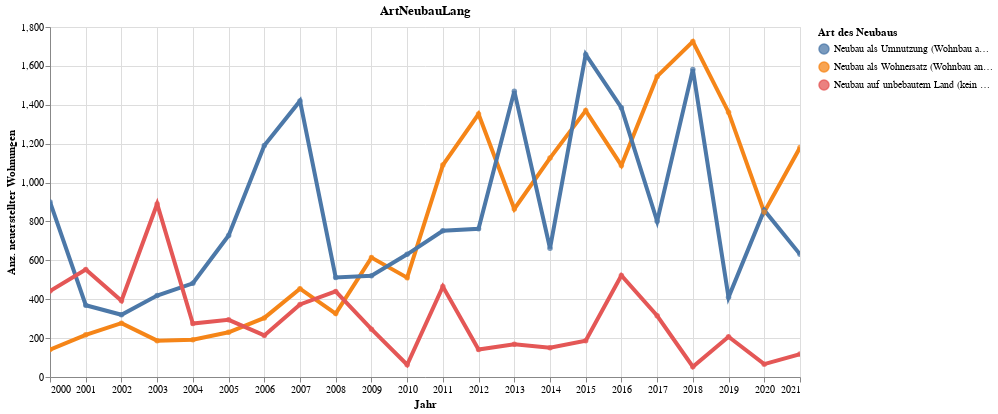

Notebook code for this chart:
### Code cell
highlight = alt.selection(type='single', on='mouseover',
                          fields=['ArtNeubauLang'], nearest=True)
#x='date:StichtagDatJahr',
base = alt.Chart(myAgg.reset_index(), title="ArtNeubauLang").encode(
    x=alt.X('Jahr', axis=alt.Axis(title='Jahr'))# , axis=alt.Axis(format='%', title='percentage')
    , y=alt.X('sum_AnzWhg', axis=alt.Axis(title='Anz. neuerstellter Wohnungen'))
    , color=alt.Color('ArtNeubauLang', legend=alt.Legend(title="Art des Neubaus", orient="right"))  
    ,tooltip=['Jahr', 'ArtNeubauLang','sum_AnzWhg']    
)
points = base.mark_circle().encode(
    opacity=alt.value(0.75)
).add_selection(
    highlight
).properties(
    width=750 , height=350
)
lines = base.mark_line().encode(
    size=alt.condition(~highlight, alt.value(0.5), alt.value(4))
).interactive()

lines + points

### Figure 1 — Vega-Lite specification as saved in the notebook (floating-point values rounded to 4 significant figures)
{"config": {"view": {"continuousWidth": 400, "continuousHeight": 300}}, "layer": [{"mark": "line", "encoding": {"color": {"type": "nominal", "field": "ArtNeubauLang", "legend": {"orient": "right", "title": "Art des Neubaus"}}, "size": {"condition": {"value": 0.5, "selection": {"not": "selector010"}}, "value": 4}, "tooltip": [{"type": "temporal", "field": "Jahr"}, {"type": "nominal", "field": "ArtNeubauLang"}, {"type": "quantitative", "field": "sum_AnzWhg"}], "x": {"type": "temporal", "axis": {"title": "Jahr"}, "field": "Jahr"}, "y": {"type": "quantitative", "axis": {"title": "Anz. neuerstellter Wohnungen"}, "field": "sum_AnzWhg"}}, "selection": {"selector011": {"type": "interval", "bind": "scales", "encodings": ["x", "y"]}}, "title": "ArtNeubauLang"}, {"mark": "circle", "encoding": {"color": {"type": "nominal", "field": "ArtNeubauLang", "legend": {"orient": "right", "title": "Art des Neubaus"}}, "opacity": {"value": 0.75}, "tooltip": [{"type": "temporal", "field": "Jahr"}, {"type": "nominal", "field": "ArtNeubauLang"}, {"type": "quantitative", "field": "sum_AnzWhg"}], "x": {"type": "temporal", "axis": {"title": "Jahr"}, "field": "Jahr"}, "y": {"type": "quantitative", "axis": {"title": "Anz. neuerstellter Wohnungen"}, "field": "sum_AnzWhg"}}, "height": 350, "selection": {"selector010": {"type": "single", "on": "mouseover", "fields": ["ArtNeubauLang"], "nearest": true}}, "title": "ArtNeubauLang", "width": 750}], "data": {"name": "data-7e1bc52947ffb7e41a536143718d84dd"}, "$schema": "https://vega.github.io/schema/vega-lite/v4.8.1.json", "datasets": {"data-7e1bc52947ffb7e41a536143718d84dd": [{"Jahr": "2000-01-01T00:00:00", "ArtNeubauSort": 1, "ArtNeubauLang": "Neubau als Wohnersatz (Wohnbau anstelle Wohnbau)", "sum_AnzWhg": 141}, {"Jahr": "2000-01-01T00:00:00", "ArtNeubauSort": 2, "ArtNeubauLang": "Neubau als Umnutzung (Wohnbau anstelle Nichtwohnbau)", "sum_AnzWhg": 900}, {"Jahr": "2000-01-01T00:00:00", "ArtNeubauSort": 3, "ArtNeubauLang": "Neubau auf unbebautem Land (kein Ersatzbau)", "sum_AnzWhg": 442}, {"Jahr": "2001-01-01T00:00:00", "ArtNeubauSort": 1, "ArtNeubauLang": "Neubau als Wohnersatz (Wohnbau anstelle Wohnbau)", "sum_AnzWhg": 217}, {"Jahr": "2001-01-01T00:00:00", "ArtNeubauSort": 2, "ArtNeubauLang": "Neubau als Umnutzung (Wohnbau anstelle Nichtwohnbau)", "sum_AnzWhg": 369}, {"Jahr": "2001-01-01T00:00:00", "ArtNeubauSort": 3, "ArtNeubauLang": "Neubau auf unbebautem Land (kein Ersatzbau)", "sum_AnzWhg": 553}, {"Jahr": "2002-01-01T00:00:00", "ArtNeubauSort": 1, "ArtNeubauLang": "Neubau als Wohnersatz (Wohnbau anstelle Wohnbau)", "sum_AnzWhg": 277}, {"Jahr": "2002-01-01T00:00:00", "ArtNeubauSort": 2, "ArtNeubauLang": "Neubau als Umnutzung (Wohnbau anstelle Nichtwohnbau)", "sum_AnzWhg": 320}, {"Jahr": "2002-01-01T00:00:00", "ArtNeubauSort": 3, "ArtNeubauLang": "Neubau auf unbebautem Land (kein Ersatzbau)", "sum_AnzWhg": 392}, {"Jahr": "2003-01-01T00:00:00", "ArtNeubauSort": 1, "ArtNeubauLang": "Neubau als Wohnersatz (Wohnbau anstelle Wohnbau)", "sum_AnzWhg": 187}, {"Jahr": "2003-01-01T00:00:00", "ArtNeubauSort": 2, "ArtNeubauLang": "Neubau als Umnutzung (Wohnbau anstelle Nichtwohnbau)", "sum_AnzWhg": 419}, {"Jahr": "2003-01-01T00:00:00", "ArtNeubauSort": 3, "ArtNeubauLang": "Neubau auf unbebautem Land (kein Ersatzbau)", "sum_AnzWhg": 890}, {"Jahr": "2004-01-01T00:00:00", "ArtNeubauSort": 1, "ArtNeubauLang": "Neubau als Wohnersatz (Wohnbau anstelle Wohnbau)", "sum_AnzWhg": 192}, {"Jahr": "2004-01-01T00:00:00", "ArtNeubauSort": 2, "ArtNeubauLang": "Neubau als Umnutzung (Wohnbau anstelle Nichtwohnbau)", "sum_AnzWhg": 482}, {"Jahr": "2004-01-01T00:00:00", "ArtNeubauSort": 3, "ArtNeubauLang": "Neubau auf unbebautem Land (kein Ersatzbau)", "sum_AnzWhg": 275}, {"Jahr": "2005-01-01T00:00:00", "ArtNeubauSort": 3, "ArtNeubauLang": "Neubau auf unbebautem Land (kein Ersatzbau)", "sum_AnzWhg": 294}, {"Jahr": "2005-01-01T00:00:00", "ArtNeubauSort": 1, "ArtNeubauLang": "Neubau als Wohnersatz (Wohnbau anstelle Wohnbau)", "sum_AnzWhg": 230}, {"Jahr": "2005-01-01T00:00:00", "ArtNeubauSort": 2, "ArtNeubauLang": "Neubau als Umnutzung (Wohnbau anstelle Nichtwohnbau)", "sum_AnzWhg": 728}, {"Jahr": "2006-01-01T00:00:00", "ArtNeubauSort": 1, "ArtNeubauLang": "Neubau als Wohnersatz (Wohnbau anstelle Wohnbau)", "sum_AnzWhg": 304}, {"Jahr": "2006-01-01T00:00:00", "ArtNeubauSort": 2, "ArtNeubauLang": "Neubau als Umnutzung (Wohnbau anstelle Nichtwohnbau)", "sum_AnzWhg": 1190}, {"Jahr": "2006-01-01T00:00:00", "ArtNeubauSort": 3, "ArtNeubauLang": "Neubau auf unbebautem Land (kein Ersatzbau)", "sum_AnzWhg": 214}, {"Jahr": "2007-01-01T00:00:00", "ArtNeubauSort": 1, "ArtNeubauLang": "Neubau als Wohnersatz (Wohnbau anstelle Wohnbau)", "sum_AnzWhg": 454}, {"Jahr": "2007-01-01T00:00:00", "ArtNeubauSort": 2, "ArtNeubauLang": "Neubau als Umnutzung (Wohnbau anstelle Nichtwohnbau)", "sum_AnzWhg": 1420}, {"Jahr": "2007-01-01T00:00:00", "ArtNeubauSort": 3, "ArtNeubauLang": "Neubau auf unbebautem Land (kein Ersatzbau)", "sum_AnzWhg": 373}, {"Jahr": "2008-01-01T00:00:00", "ArtNeubauSort": 1, "ArtNeubauLang": "Neubau als Wohnersatz (Wohnbau anstelle Wohnbau)", "sum_AnzWhg": 326}, {"Jahr": "2008-01-01T00:00:00", "ArtNeubauSort": 2, "ArtNeubauLang": "Neubau als Umnutzung (Wohnbau anstelle Nichtwohnbau)", "sum_AnzWhg": 512}, {"Jahr": "2008-01-01T00:00:00", "ArtNeubauSort": 3, "ArtNeubauLang": "Neubau auf unbebautem Land (kein Ersatzbau)", "sum_AnzWhg": 440}, {"Jahr": "2009-01-01T00:00:00", "ArtNeubauSort": 3, "ArtNeubauLang": "Neubau auf unbebautem Land (kein Ersatzbau)", "sum_AnzWhg": 246}, {"Jahr": "2009-01-01T00:00:00", "ArtNeubauSort": 1, "ArtNeubauLang": "Neubau als Wohnersatz (Wohnbau anstelle Wohnbau)", "sum_AnzWhg": 614}, {"Jahr": "2009-01-01T00:00:00", "ArtNeubauSort": 2, "ArtNeubauLang": "Neubau als Umnutzung (Wohnbau anstelle Nichtwohnbau)", "sum_AnzWhg": 521}, {"Jahr": "2010-01-01T00:00:00", "ArtNeubauSort": 2, "ArtNeubauLang": "Neubau als Umnutzung (Wohnbau anstelle Nichtwohnbau)", "sum_AnzWhg": 631}, {"Jahr": "2010-01-01T00:00:00", "ArtNeubauSort": 3, "ArtNeubauLang": "Neubau auf unbebautem Land (kein Ersatzbau)", "sum_AnzWhg": 63}, {"Jahr": "2010-01-01T00:00:00", "ArtNeubauSort": 1, "ArtNeubauLang": "Neubau als Wohnersatz (Wohnbau anstelle Wohnbau)", "sum_AnzWhg": 511}, {"Jahr": "2011-01-01T00:00:00", "ArtNeubauSort": 1, "ArtNeubauLang": "Neubau als Wohnersatz (Wohnbau anstelle Wohnbau)", "sum_AnzWhg": 1090}, {"Jahr": "2011-01-01T00:00:00", "ArtNeubauSort": 2, "ArtNeubauLang": "Neubau als Umnutzung (Wohnbau anstelle Nichtwohnbau)", "sum_AnzWhg": 752}, {"Jahr": "2011-01-01T00:00:00", "ArtNeubauSort": 3, "ArtNeubauLang": "Neubau auf unbebautem Land (kein Ersatzbau)", "sum_AnzWhg": 465}, {"Jahr": "2012-01-01T00:00:00", "ArtNeubauSort": 1, "ArtNeubauLang": "Neubau als Wohnersatz (Wohnbau anstelle Wohnbau)", "sum_AnzWhg": 1352}, {"Jahr": "2012-01-01T00:00:00", "ArtNeubauSort": 2, "ArtNeubauLang": "Neubau als Umnutzung (Wohnbau anstelle Nichtwohnbau)", "sum_AnzWhg": 762}, {"Jahr": "2012-01-01T00:00:00", "ArtNeubauSort": 3, "ArtNeubauLang": "Neubau auf unbebautem Land (kein Ersatzbau)", "sum_AnzWhg": 141}, {"Jahr": "2013-01-01T00:00:00", "ArtNeubauSort": 3, "ArtNeubauLang": "Neubau auf unbebautem Land (kein Ersatzbau)", "sum_AnzWhg": 168}, {"Jahr": "2013-01-01T00:00:00", "ArtNeubauSort": 2, "ArtNeubauLang": "Neubau als Umnutzung (Wohnbau anstelle Nichtwohnbau)", "sum_AnzWhg": 1470}, {"Jahr": "2013-01-01T00:00:00", "ArtNeubauSort": 1, "ArtNeubauLang": "Neubau als Wohnersatz (Wohnbau anstelle Wohnbau)", "sum_AnzWhg": 864}, {"Jahr": "2014-01-01T00:00:00", "ArtNeubauSort": 1, "ArtNeubauLang": "Neubau als Wohnersatz (Wohnbau anstelle Wohnbau)", "sum_AnzWhg": 1126}, {"Jahr": "2014-01-01T00:00:00", "ArtNeubauSort": 2, "ArtNeubauLang": "Neubau als Umnutzung (Wohnbau anstelle Nichtwohnbau)", "sum_AnzWhg": 662}, {"Jahr": "2014-01-01T00:00:00", "ArtNeubauSort": 3, "ArtNeubauLang": "Neubau auf unbebautem Land (kein Ersatzbau)", "sum_AnzWhg": 151}, {"Jahr": "2015-01-01T00:00:00", "ArtNeubauSort": 1, "ArtNeubauLang": "Neubau als Wohnersatz (Wohnbau anstelle Wohnbau)", "sum_AnzWhg": 1370}, {"Jahr": "2015-01-01T00:00:00", "ArtNeubauSort": 2, "ArtNeubauLang": "Neubau als Umnutzung (Wohnbau anstelle Nichtwohnbau)", "sum_AnzWhg": 1659}, {"Jahr": "2015-01-01T00:00:00", "ArtNeubauSort": 3, "ArtNeubauLang": "Neubau auf unbebautem Land (kein Ersatzbau)", "sum_AnzWhg": 186}, {"Jahr": "2016-01-01T00:00:00", "ArtNeubauSort": 3, "ArtNeubauLang": "Neubau auf unbebautem Land (kein Ersatzbau)", "sum_AnzWhg": 522}, {"Jahr": "2016-01-01T00:00:00", "ArtNeubauSort": 1, "ArtNeubauLang": "Neubau als Wohnersatz (Wohnbau anstelle Wohnbau)", "sum_AnzWhg": 1088}, {"Jahr": "2016-01-01T00:00:00", "ArtNeubauSort": 2, "ArtNeubauLang": "Neubau als Umnutzung (Wohnbau anstelle Nichtwohnbau)", "sum_AnzWhg": 1385}, {"Jahr": "2017-01-01T00:00:00", "ArtNeubauSort": 1, "ArtNeubauLang": "Neubau als Wohnersatz (Wohnbau anstelle Wohnbau)", "sum_AnzWhg": 1546}, {"Jahr": "2017-01-01T00:00:00", "ArtNeubauSort": 2, "ArtNeubauLang": "Neubau als Umnutzung (Wohnbau anstelle Nichtwohnbau)", "sum_AnzWhg": 801}, {"Jahr": "2017-01-01T00:00:00", "ArtNeubauSort": 3, "ArtNeubauLang": "Neubau auf unbebautem Land (kein Ersatzbau)", "sum_AnzWhg": 315}, {"Jahr": "2018-01-01T00:00:00", "ArtNeubauSort": 1, "ArtNeubauLang": "Neubau als Wohnersatz (Wohnbau anstelle Wohnbau)", "sum_AnzWhg": 1725}, {"Jahr": "2018-01-01T00:00:00", "ArtNeubauSort": 2, "ArtNeubauLang": "Neubau als Umnutzung (Wohnbau anstelle Nichtwohnbau)", "sum_AnzWhg": 1582}, {"Jahr": "2018-01-01T00:00:00", "ArtNeubauSort": 3, "ArtNeubauLang": "Neubau auf unbebautem Land (kein Ersatzbau)", "sum_AnzWhg": 53}, {"Jahr": "2019-01-01T00:00:00", "ArtNeubauSort": 1, "ArtNeubauLang": "Neubau als Wohnersatz (Wohnbau anstelle Wohnbau)", "sum_AnzWhg": 1362}, {"Jahr": "2019-01-01T00:00:00", "ArtNeubauSort": 2, "ArtNeubauLang": "Neubau als Umnutzung (Wohnbau anstelle Nichtwohnbau)", "sum_AnzWhg": 410}, {"Jahr": "2019-01-01T00:00:00", "ArtNeubauSort": 3, "ArtNeubauLang": "Neubau auf unbebautem Land (kein Ersatzbau)", "sum_AnzWhg": 207}, {"Jahr": "2020-01-01T00:00:00", "ArtNeubauSort": 2, "ArtNeubauLang": "Neubau als Umnutzung (Wohnbau anstelle Nichtwohnbau)", "sum_AnzWhg": 858}, {"Jahr": "2020-01-01T00:00:00", "ArtNeubauSort": 1, "ArtNeubauLang": "Neubau als Wohnersatz (Wohnbau anstelle Wohnbau)", "sum_AnzWhg": 848}, {"Jahr": "2020-01-01T00:00:00", "ArtNeubauSort": 3, "ArtNeubauLang": "Neubau auf unbebautem Land (kein Ersatzbau)", "sum_AnzWhg": 66}, {"Jahr": "2021-01-01T00:00:00", "ArtNeubauSort": 2, "ArtNeubauLang": "Neubau als Umnutzung (Wohnbau anstelle Nichtwohnbau)", "sum_AnzWhg": 631}, {"Jahr": "2021-01-01T00:00:00", "ArtNeubauSort": 1, "ArtNeubauLang": "Neubau als Wohnersatz (Wohnbau anstelle Wohnbau)", "sum_AnzWhg": 1180}, {"Jahr": "2021-01-01T00:00:00", "ArtNeubauSort": 3, "ArtNeubauLang": "Neubau auf unbebautem Land (kein Ersatzbau)", "sum_AnzWhg": 118}]}}
